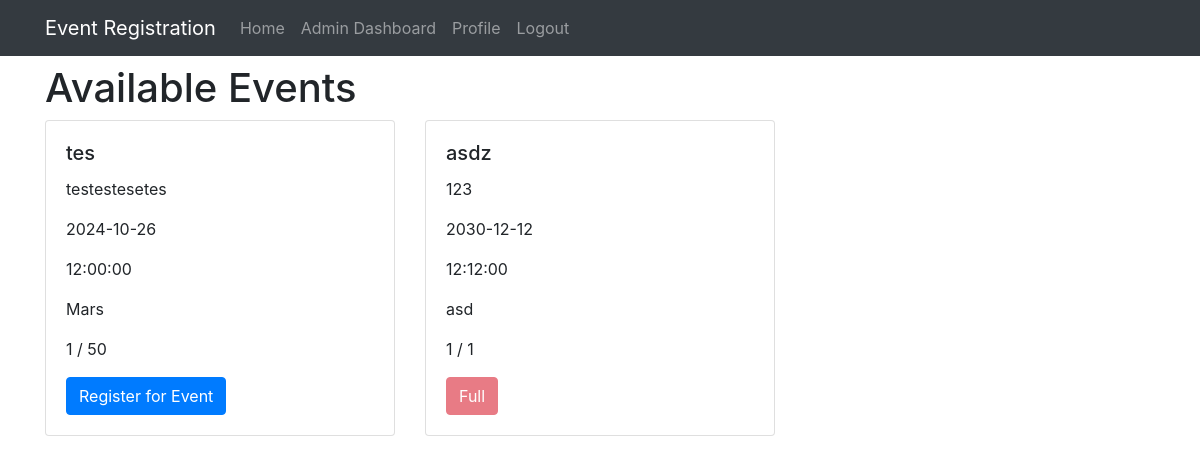
Screenshot of /lec/user/register-event.php (signed in) with the database file from the repository.
### tables this page shows
CREATE TABLE `events` (
  `id` int(11) NOT NULL,
  `name` varchar(200) NOT NULL,
  `description` text DEFAULT NULL,
  `date` date NOT NULL,
  `time` time NOT NULL,
  `location` varchar(200) NOT NULL,
  `max_participants` int(11) NOT NULL,
  `current_participants` int(11) DEFAULT 0,
  `status` enum('open','closed','canceled') DEFAULT 'open',
  `image_path` varchar(255) DEFAULT NULL,
  `banner_path` varchar(255) DEFAULT NULL,
  `created_at` timestamp NOT NULL DEFAULT current_timestamp(),
  `updated_at` timestamp NOT NULL DEFAULT current_timestamp() ON UPDATE current_timestamp()
);

### lec/includes/functions.php (called while the page is built, shortened)
<?php
function is_logged_in() {
    return isset($_SESSION['user_id']);
}
function is_admin() {
    return isset($_SESSION['role']) && $_SESSION['role'] === 'admin';
}

### lec/user/register-event.php (the view, shortened to what this page needs)
<?php
require_once '../includes/functions.php';
include '../includes/header.php';
$database = new Database();
$db = $database->getConnection();
$query = "SELECT e.*,
          (SELECT COUNT(*) FROM event_registrations r WHERE r.event_id = e.id) as registered_count,
          (SELECT COUNT(*) FROM event_registrations r WHERE r.event_id = e.id AND r.user_id = :user_id) as is_registered
          FROM events e
          WHERE e.date >= CURDATE()
          ORDER BY e.date ASC";
$stmt = $db->prepare($query);
$stmt->execute([':user_id' => $_SESSION['user_id']]);
$events = $stmt->fetchAll(PDO::FETCH_ASSOC);
?>
<!DOCTYPE html>
<html>
<head>
    <link rel="stylesheet" href="../assets/css/style.css">
    <link rel="stylesheet" href="https://maxcdn.bootstrapcdn.com/bootstrap/4.5.2/css/bootstrap.min.css">
</head>
<body>
    <div class="container">
        <h1>Available Events</h1>
        <?php if (empty($events)): ?>
            <p>No upcoming events available.</p>
        <?php else: ?>
            <div class="row">
                <?php foreach ($events as $event): ?>
                    <div class="col-md-4">
                        <div class="card mb-4">
                            <div class="card-body">
                                <h5 class="card-title"><?= htmlspecialchars($event['name']) ?></h5>
                                <p class="card-text"><?= htmlspecialchars($event['description']) ?></p>
                                <p class="card-text"><?= $event['date'] ?></p>
                                <p class="card-text"><?= $event['time'] ?></p>
                                <p class="card-text"><?= htmlspecialchars($event['location']) ?></p>
                                <p class="card-text"><?= $event['registered_count'] ?> / <?= $event['max_participants'] ?></p>
                                <?php if ($event['is_registered'] > 0): ?>
                                    <button class="btn btn-secondary" disabled>Registered</button>
                                <?php elseif ($event['registered_count'] < $event['max_participants']): ?>
                                    <button type="button" class="btn btn-primary" data-toggle="modal" data-target="#registerModal" data-event-id="<?= $event['id'] ?>">
                                        Register for Event
                                    </button>
                                <?php else: ?>
                                    <button class="btn btn-danger" disabled>Full</button>
                                <?php endif; ?>
                            </div>
                        </div>
                    </div>
                <?php endforeach; ?>
            </div>
        <?php endif; ?>
    </div>
</body>
</html>

### lec/includes/header.php (shortened to what this page needs)
<?php
include_once 'functions.php';
?>
<!DOCTYPE html>
<html lang="en">
<head>
    <link href="https://cdn.jsdelivr.net/npm/bootstrap@5.3.0/dist/css/bootstrap.min.css" rel="stylesheet">
    <link rel="stylesheet" href="/assets/css/style.css">
</head>
<body>
    <nav class="navbar navbar-expand-lg navbar-dark bg-dark fixed-top">
        <div class="container">
            <a class="navbar-brand">Event Registration</a>
            <div class="collapse navbar-collapse" id="navbarNav">
                <ul class="navbar-nav me-auto">
                    <li class="nav-item">
                        <a class="nav-link" href="./my-events.php">Home</a>
                    </li>
                    <?php if (is_logged_in()): ?>
                        <?php if (is_admin()): ?>
                            <li class="nav-item">
                                <a class="nav-link" href="/admin/dashboard.php">Admin Dashboard</a>
                            </li>
                        <?php else: ?>
                            <li class="nav-item">
                                <a class="nav-link" href="./register-event.php">See Available Events</a>
                            </li>
                        <?php endif; ?>
                        <li class="nav-item">
                            <a class="nav-link" href="./profile.php">Profile</a>
                        </li>
                        <li class="nav-item">
                            <a class="nav-link" href="../logout.php">Logout</a>
                        </li>
                    <?php endif; ?>
                </ul>
            </div>
        </div>
    </nav>
</body>
</html>

### lec/assets/css/style.css (style rules this page uses)
body { font-family: Arial, sans-serif; line-height: 1.6; margin: 0; background-color: #f5f5f5; padding-top: 40px; }
.container { max-width: 1200px; margin: 0 auto; }
button { background-color: #007bff; color: white; padding: 10px 15px; border: none; border-radius: 4px; cursor: pointer; }
button:disabled { background-color: #cccccc; cursor: not-allowed; }

### rows the page displays
events: name "tes", description "testestesetes", date "2024-10-26", time "12:00:00", location "Mars", registered_count "1", max_participants "50"
events: name "asdz", description "123", date "2030-12-12", time "12:12:00", location "asd", registered_count "1", max_participants "1", shows "Full"
